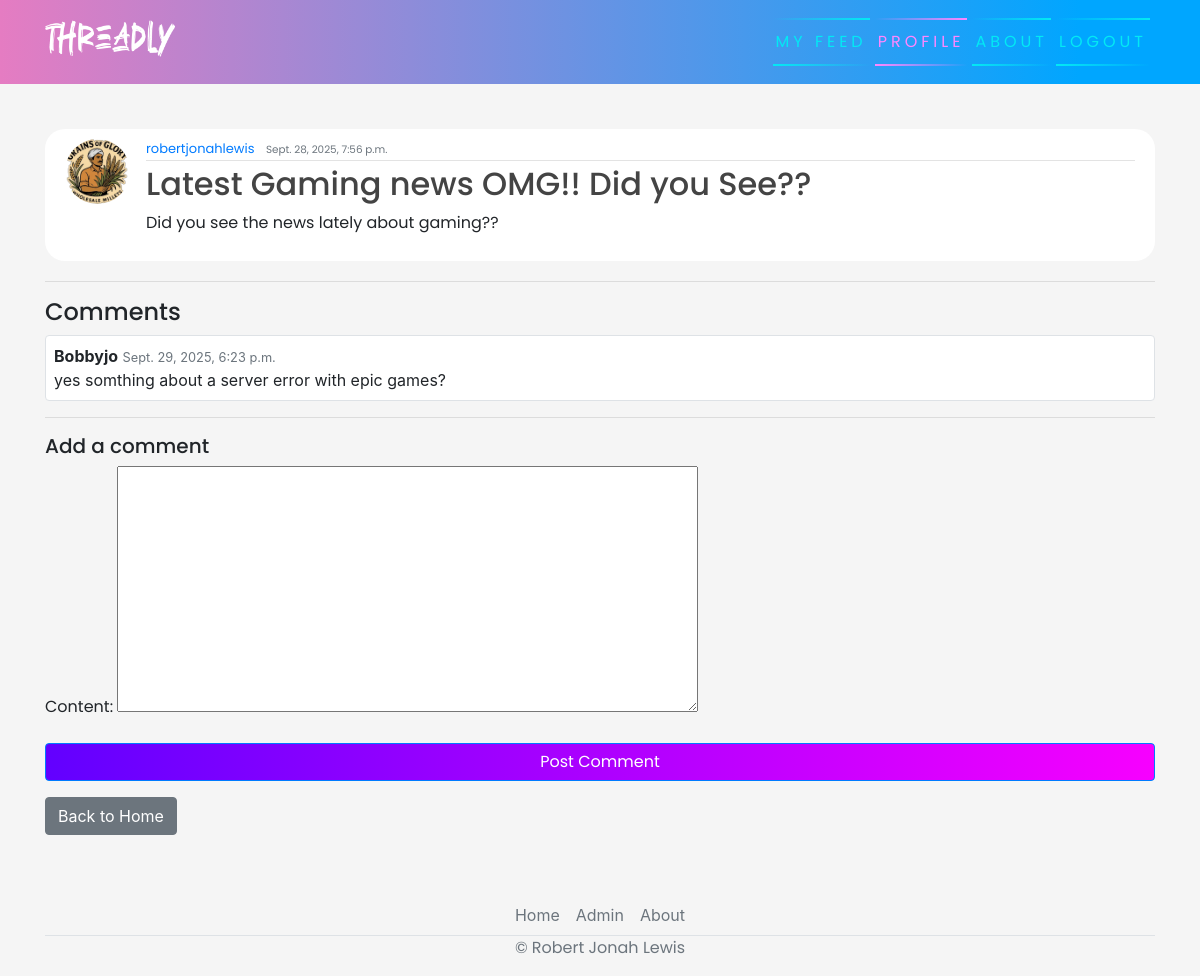
The page /post/3/ (signed in) on the database as committed earlier.
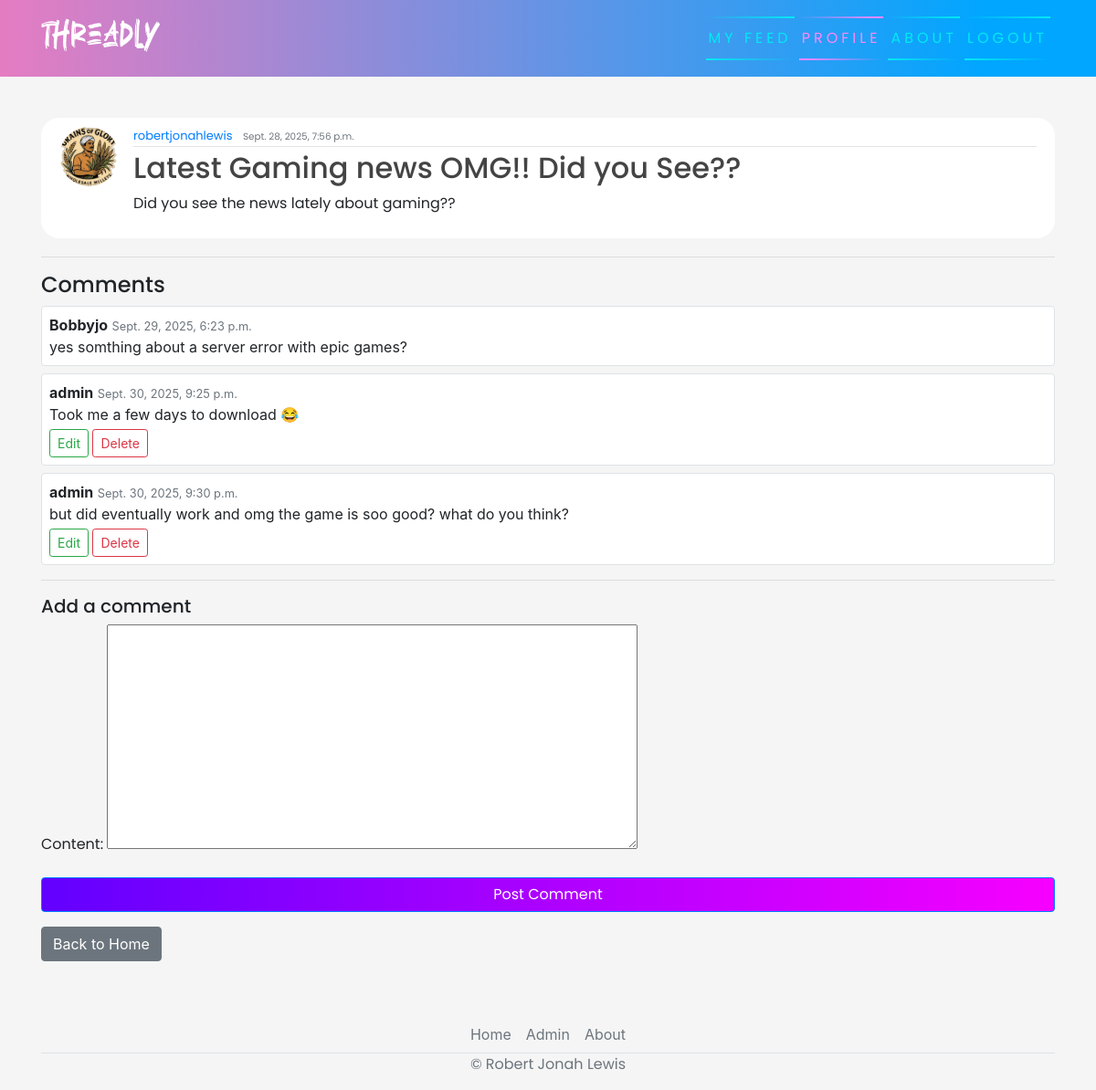
The same page on the database as committed later.
### blog/models.py (models this page shows, shortened)
class Comment(models.Model):
    post = models.ForeignKey(Post, on_delete=models.CASCADE, related_name='comments')
    author = models.ForeignKey(User, on_delete=models.CASCADE)
    content = models.TextField()
    date_posted = models.DateTimeField(default=timezone.now)
    image = models.ImageField(upload_to='post_images/', blank=True, null=True)

### blog/views.py (the view, shortened to what this page needs)
# urls.py: path('post/<int:pk>/', PostDetailView.as_view(), name="blog-detail"),
class PostDetailView(LoginRequiredMixin, DetailView):
    model = Post
    template_name = 'blog/post_detail.html'
    def get_context_data(self, **kwargs):
        context = super().get_context_data(**kwargs)
        context['form'] = CommentForm()  # empty comment form
        return context

### blog/forms.py
class CommentForm(forms.ModelForm):
    class Meta:
        model = Comment
        fields = ['content']

### blog/templates/blog/post_detail.html (shortened to what this page needs)
{% extends 'blog/base.html' %}
{% block content %}
<article class="media content-section">
  <img class="rounded-circle article-img" src="{{ object.author.profile.image.url }}" alt="user own profile">
  <div class="media-body">
      <div class="article-metadata">
        <a class="mr-2" href="#">{{ object.author }}</a>
        <small class="text-muted">{{ object.date_posted }}</small> <br>
      </div>
      <h2 class="article-title">{{ object.title }}</h2>
      <p class="article-content">{{ object.content }}</p>
  </div>
</article>
<hr>
<h4>Comments</h4>
{% for comment in object.comments.all %}
  <div class="content-section mb-2 p-2 border rounded">
    <strong>{{ comment.author }}</strong>
    <small class="text-muted">{{ comment.date_posted }}</small><br>
    {{ comment.content }}
    {% if comment.author == user %}
      <div class="mt-1">
        <a class="btn btn-sm btn-outline-success" href="{% url 'comment-update' comment.id %}">Edit</a>
        <a class="btn btn-sm btn-outline-danger" href="{% url 'comment-delete' comment.id %}">Delete</a>
      </div>
    {% endif %}
  </div>
{% empty %}
  <p>No comments yet.</p>
{% endfor %}
{% if user.is_authenticated %}
  <hr>
  <h5>Add a comment</h5>
  <form method="post">
    {{ form.as_p }}
    <button class="btn btn-primary" type="submit">Post Comment</button>
  </form>
  <div class="mt-2">
    <a href="{% url 'blog-home' %}" class="btn btn-secondary mt-2">Back to Home</a>
  </div>
{% else %}
  <p><a href="{% url 'login' %}">Log in</a> to comment.</p>
{% endif %}
{% endblock content %}

Rows that differ between the two databases and show on the page:
added Comment: author "admin", date_posted "Sept. 30, 2025, 9:25 p.m.", content "Took me a few days to download 😂", shows "Edit"
added Comment: author "admin", date_posted "Sept. 30, 2025, 9:30 p.m.", content "but did eventually work and omg the game is soo good? what do you think?", shows "Edit"
